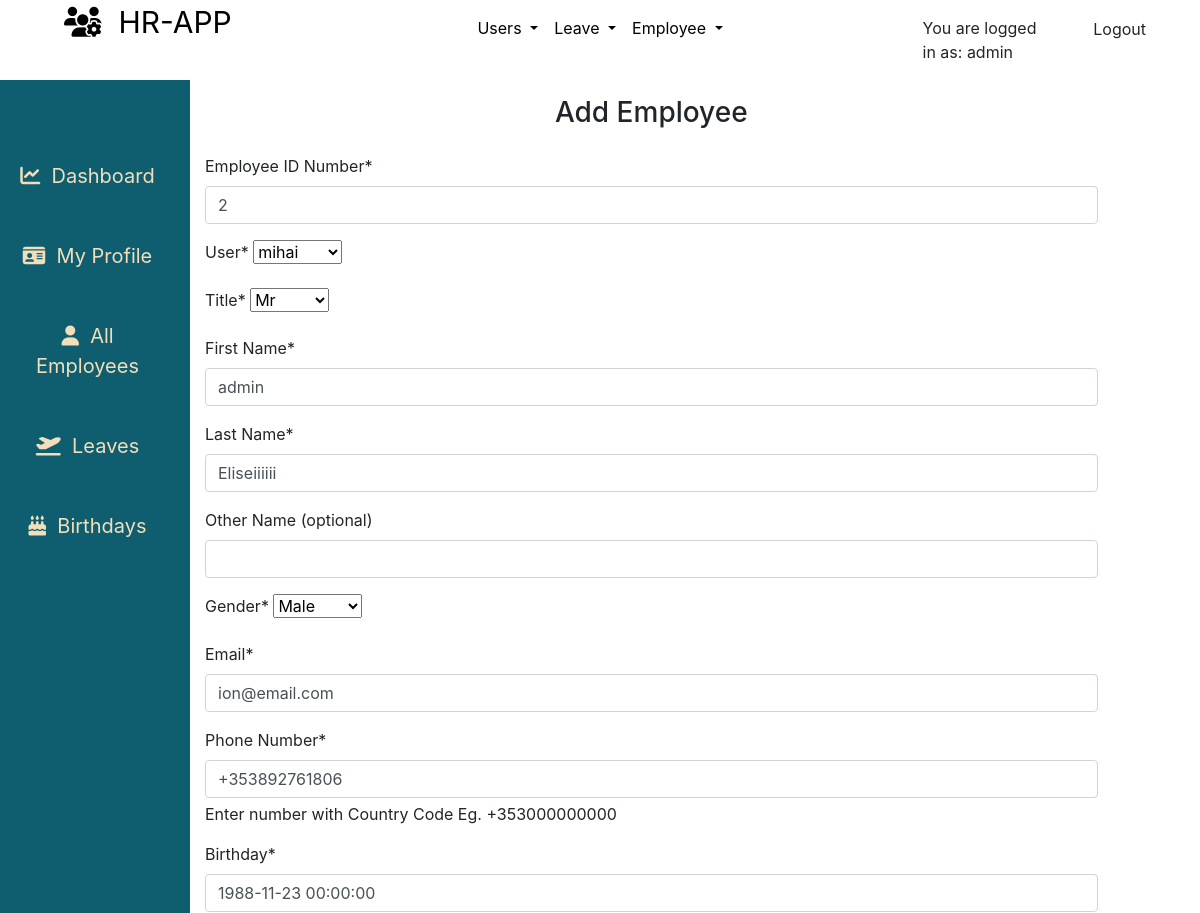
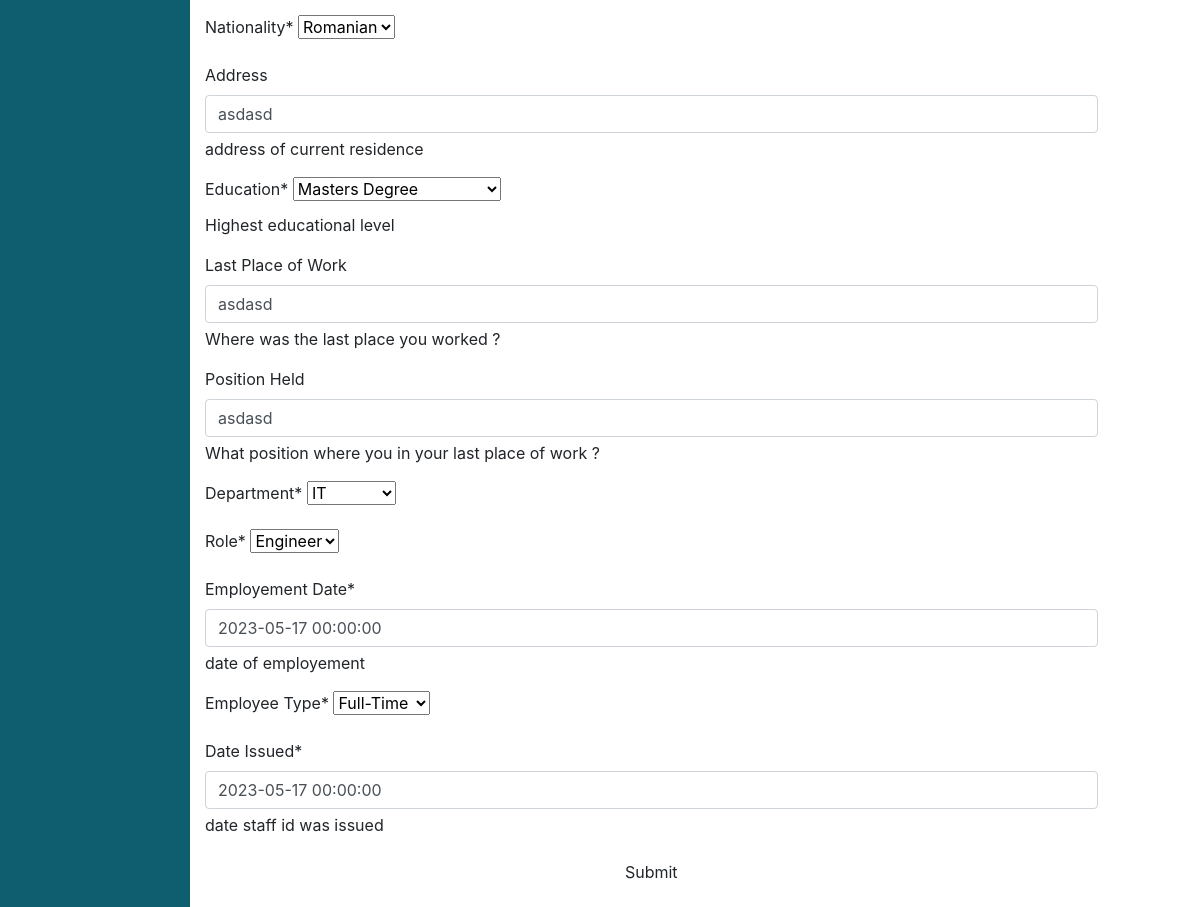
Screenshot of /employees/employee/edit/2/ (signed in) with the database file from the repository (2 pictures, top to bottom).
### employees/models.py (models this page shows, shortened)
class Nationality(models.Model):
    name = models.CharField(max_length=125)
    created = models.DateTimeField(verbose_name=_('Created'), auto_now_add=True)
    updated = models.DateTimeField(verbose_name=_('Updated'), auto_now=True)
    class Meta:
        verbose_name = _('Nationality')
        verbose_name_plural = _('Nationality')
        ordering = ['name', 'created']
    def __str__(self):
        return self.name

class Department(models.Model):
    name = models.CharField(max_length=125)
    description = models.CharField(max_length=125, null=True, blank=True)
    created = models.DateTimeField(verbose_name=_('Created'), auto_now_add=True)
    updated = models.DateTimeField(verbose_name=_('Updated'), auto_now=True)
    class Meta:
        verbose_name = _('Department')
        verbose_name_plural = _('Departments')
        ordering = ['name', 'created']
    def __str__(self):
        return self.name

class Role(models.Model):
    name = models.CharField(max_length=125)
    description = models.CharField(max_length=125, null=True, blank=True)
    created = models.DateTimeField(verbose_name=_('Created'), auto_now_add=True)
    updated = models.DateTimeField(verbose_name=_('Updated'), auto_now=True)
    class Meta:
        verbose_name = _('Role')
        verbose_name_plural = _('Roles')
        ordering = ['name', 'created']
    def __str__(self):
        return self.name

class Employee(models.Model):
    MALE = 'male'
    FEMALE = 'female'
    GENDER = (
    (MALE, 'Male'),
    (FEMALE, 'Female'),
    )
    MR = 'Mr'
    MRS = 'Mrs'
    MSS = 'Mss'
    DR = 'Dr'
    SIR = 'Sir'
    MADAM = 'Madam'
    TITLE = (
    (MR, 'Mr'),
    (MRS, 'Mrs'),
    (MSS, 'Mss'),
    (DR, 'Dr'),
    (SIR, 'Sir'),
    (MADAM, 'Madam'),
    )
    FULL_TIME = 'Full-Time'
    PART_TIME = 'Part-Time'
    CONTRACT = 'Contract'
    INTERN = 'Intern'
    EMPLOYEETYPE = (
    (FULL_TIME, 'Full-Time'),
    (PART_TIME, 'Part-Time'),
    (CONTRACT, 'Contract'),
    (INTERN, 'Intern'),
    )
    MASTERS = 'Masters Degree'
    BACHELOR = 'Bachelor Degree'
    ADVANCED = 'Craft / Higher Certificate'
    LEAVING = 'Leaving Certificate'
    JUNIOR = 'Junior Certificate'
    OTHER = 'Other'
    EDUCATIONAL_LEVEL = (
    (MASTERS, 'Masters Degree'),
    (BACHELOR, 'Bachelor Degree'),
    (ADVANCED, 'Craft / Higher Certificate'),
    (LEAVING, 'Leaving Certificate'),
    (JUNIOR, 'Junior Certificate'),
    (OTHER, 'Other'),
    )
    id = models.CharField(_('Employee ID Number'), max_length=10, null=False, blank=False, primary_key=True)
    user = models.ForeignKey(User, on_delete=models.CASCADE, default=None)
    title = models.CharField(_('Title'), max_length=5, default=MR, choices=TITLE, blank=False, null=False)
    firstname = models.CharField(_('First Name'), max_length=125, null=False, blank=False)
    lastname = models.CharField(_('Last Name'), max_length=125, null=False, blank=False)
    othername = models.CharField(_('Other Name (optional)'), max_length=125, null=True, blank=True)
    sex = models.CharField(_('Gender'), max_length=9, choices=GENDER, blank=False)
    email = models.CharField(_('Email'), max_length=255, default=None, blank=False, null=False)
    tel = PhoneNumberField(null=False, blank=False, verbose_name='Phone Number', help_text= 'Enter number with Country Code Eg. +353000000000')
    birthday = models.DateField(_('Birthday'),blank=False,null=False)
    nationality = models.ForeignKey(Nationality, verbose_name=_('Nationality'), on_delete=models.SET_NULL, null=True, default=None)
    address = models.CharField(_('Address'), help_text='address of current residence', max_length=125, null=True, blank=True)
    education = models.CharField(_('Education'),help_text='Highest educational level', max_length=26, choices=EDUCATIONAL_LEVEL, blank=False, null=True)
    lastwork = models.CharField(_('Last Place of Work'), help_text='Where was the last place you worked ?', max_length=125, null=True, blank=True)
    position = models.CharField(_('Position Held'),help_text='What position where you in your last place of work ?', max_length=255, null=True, blank=True)
    department = models.ForeignKey(Department, verbose_name =_('Department'), on_delete=models.SET_NULL, null=True, default=None)
    role = models.ForeignKey(Role, verbose_name=_('Role'), on_delete=models.SET_NULL, null=True, default=None)
    startdate = models.DateField(_('Employement Date'), help_text='date of employement', blank=False, null=True)
    employeetype = models.CharField(_('Employee Type'), max_length=15, default=FULL_TIME, choices=EMPLOYEETYPE, blank=False, null=True)
    dateissued = models.DateField(_('Date Issued'), help_text='date staff id was issued', blank=False, null=True)
    created = models.DateTimeField(verbose_name=_('Created'), auto_now_add=True, null=True)
    is_blocked = models.BooleanField(_('Is Blocked'),help_text='button to toggle employee block and unblock',default=False)
    is_deleted = models.BooleanField(_('Is Deleted'),help_text='button to toggle employee deleted and undelete',default=False)
    objects = EmployeeManager()
    class Meta:
        verbose_name = _('Employee')
        verbose_name_plural = _('Employees')
        ordering = ['-created']
    @property
    def get_full_name(self):
        fullname = ''
        firstname = self.firstname
        lastname = self.lastname
        othername = self.othername
        if (firstname and lastname) or othername is None:
            fullname = firstname + ' ' + lastname
            return fullname
        elif othername:
            fullname = firstname + ' ' + lastname + ' ' + othername
            return fullname
        return

### employees/views.py (the view, shortened to what this page needs)
# urls.py: path('employee/edit/<int:id>/', views.employee_edit_data, name='edit'),
def employee_edit_data(request, id):
    if not (request.user.is_authenticated and request.user.is_superuser and request.user.is_staff):
        return redirect('/')
    employee = get_object_or_404(Employee, id=id)
    dataset = dict()
    form = EmployeeCreateForm(request.POST or None, request.FILES or None, instance=employee)
    dataset['form'] = form
    dataset['title'] = 'edit - {0}'.format(employee.get_full_name)
    return render(request, 'employees/add_employee.html',dataset)

### employees/forms.py
class EmployeeCreateForm(forms.ModelForm):
	class Meta:
		model = Employee
		exclude = ['is_blocked', 'is_deleted', 'created', 'updated']
		widgets = {
			'birthday': forms.DateTimeInput(format='%Y-%m-%d %H:%M:%S', attrs={'class': 'datetimefield'}),
			'startdate': forms.DateTimeInput(format='%Y-%m-%d %H:%M:%S', attrs={'class': 'datetimefield'}),
			'dateissued': forms.DateTimeInput(format='%Y-%m-%d %H:%M:%S', attrs={'class': 'datetimefield'})
		}

### employees/templates/employees/add_employee.html (shortened to what this page needs)
{% extends "base.html" %}
{% load static %}
{% load crispy_forms_tags %}
{% block content %}
<div class="container-fluid">
    <div class="row flex-nowrap mt-0">
        <div class="col-auto col-md-2 col-xl-2 px-sm-2 px-0 teal-color beige-color">
            <div class="d-flex flex-column align-items-center align-items-sm-start px-3 pt-2 min-vh-100">
                <ul class="nav nav-pills flex-column mb-sm-auto mt-5 align-items-center align-items-sm-right" id="menu"
                    style="width: 100%;">
                    <li class="nav-item sidebar-item">
                        <a href="{% url 'home' %}" class="nav-link align-middle px-0">
                            <i class="fas fa-chart-line"></i><span class="ms-1 d-none d-sm-inline">&nbsp; Dashboard</span>
                        </a>
                    </li>
                    <li class="nav-item sidebar-item">
                        <a href="{% url 'userprofile' %}" class="nav-link align-middle px-0">
                            <i class="fas fa-id-card"></i><span class="ms-1 d-none d-sm-inline">&nbsp; My Profile</span>
                        </a>
                    </li>
                    {% if request.user.is_superuser and request.user.is_staff %}
                    <li class="nav-item sidebar-item">
                        <a href="{% url 'employees' %}" class="nav-link align-middle px-0">
                            <i class="fas fa-user"></i><span class="ms-1 d-none d-sm-inline">&nbsp; All Employees</span>
                        </a>
                    </li>
                    {% endif %}
                    <li class="nav-item sidebar-item">
                        <a href="#" class="nav-link align-middle px-0">
                            <i class="fas fa-plane-departure"></i><span class="ms-1 d-none d-sm-inline">&nbsp; Leaves</span>
                        </a>
                    </li>
                    <li class="nav-item sidebar-item">
                        <a href="{% url 'birthdays' %}" class="nav-link align-middle px-0">
                            <i class="fas fa-birthday-cake"></i><span class="ms-1 d-none d-sm-inline">&nbsp; Birthdays</span>
                        </a>
                    </li>
                </ul>
            </div>
        </div>
        <div class="col-9">
            <div class="form-wrapper">
                <div class="row">
                    <div class="col-lg-12 col-md-12 col-sm-12 text-center">
                        <h3 class="p-3 table-title">Add Employee</h3>
                    </div>
                </div>
                <div class="row">
                    <div class="col-12 center-form">
                        <form action="" method="POST" enctype="multipart/form-data">
                            {{form | crispy }}
                            <button type="submit" class="btn btn-md btn-block mb-3 btn-submit">Submit</button>
                        </form>
                    </div>
                </div>
            </div>
        </div>
    </div>
</div>
{% endblock %}

### templates/base.html (shortened to what this page needs)
{% load static %}
<!doctype html>
<html lang="en">
<head>
    {% block corecss %}
    <link rel="stylesheet" href="https://stackpath.bootstrapcdn.com/bootstrap/4.4.1/css/bootstrap.min.css"
>
    <link rel="stylesheet" href="{% static 'css/base.css' %}">
    <link rel="stylesheet" href="https://cdn.jsdelivr.net/npm/flatpickr/dist/flatpickr.min.css">
    {% endblock %}
<body>
    <header class="container-fluid">
        <div class="row">
            <div class="col-{% if user.is_authenticated %}3{% else %}9{% endif %}">
                <div class="mx-3 pl-5">
                    <a href="#" class="main-logo-link logo-font text-black main-logo">
                        {% block navbar-content %}
                        <i class="fas fa-users-cog"></i>&nbsp;&nbsp;HR-APP
                        {% endblock navbar-content %}
                    </a>
                </div>
            </div>
            {% if user.is_authenticated %}
            {% if request.user.is_superuser %}
            <div class="col-6">
                <nav class="navbar navbar-expand-lg">
                    <ul class="navbar-nav mr-auto mx-auto">
                        <li class="nav-item dropdown">
                            <a class="nav-link dropdown-toggle  text-black" href="#" role="button" data-toggle="dropdown" aria-expanded="false">
                              Users
                            </a>
                        </li>
                        <li class="nav-item dropdown">
                            <a class="nav-link dropdown-toggle  text-black" href="#" role="button" data-toggle="dropdown" aria-expanded="false">
                                Leave
                            </a>
                        </li>
                        <li class="nav-item dropdown">
                            <a class="nav-link dropdown-toggle  text-black" href="#" role="button" data-toggle="dropdown" aria-expanded="false">
                                Employee
                            </a>
                        </li>
                    </ul>
                </nav>
            </div>
            {% endif %}
            {% endif %}
            <div class="col-3">
                {% if user.is_authenticated %}
                <div class="row ">
                    <div class="col-6 ">
                        <p class="pt-3">You are logged in as: <span>{{ request.user }}</span></p>
                    </div>
                    <div class="col-6">
                        <a href="{% url 'account_logout' %}" class="btn btn-md p-3" id="btn-nav">Logout</a>
                    </div>
                </div>
                {% else %}
                <a href="{% url 'account_login' %}" class="btn btn-md" id="btn-nav">Login</a>
                {% endif %}
            </div>
        </div>
    </header>
    {% block content %}
    {% endblock %}
</body>
</html>

### static/css/base.css (style rules this page uses)
html, body { padding: 0; height: 100%; margin: 0; max-width: 100%; }
.teal-color { background-color: #0E5E6F; }
.beige-color { color:#F2DEBA; }
.text-black { color: #000 !important; }
.logo-font { text-transform: uppercase; }
.main-logo { font-size: 30px; }
.sidebar-item a { text-decoration: none; color:#F2DEBA; font-size: 20px; text-align: center; padding: 25px; }
.nav-pills { text-align: center!important; }
.container-fluid { margin: 0; padding: 0; }

### rows the page displays
Employee: user "mihai", title "Mr", firstname "admin", lastname "Eliseiiiiii", sex "Male", email "ion@email.com", tel "+353892761806", birthday "1988-11-23 00:00:00", nationality "Romanian", address "asdasd", education "Masters Degree", lastwork "asdasd", position "asdasd", department "IT", role "Engineer", startdate "2023-05-17 00:00:00", employeetype "Full-Time", dateissued "2023-05-17 00:00:00"

### other values shown
{{ request.user }} "admin"
